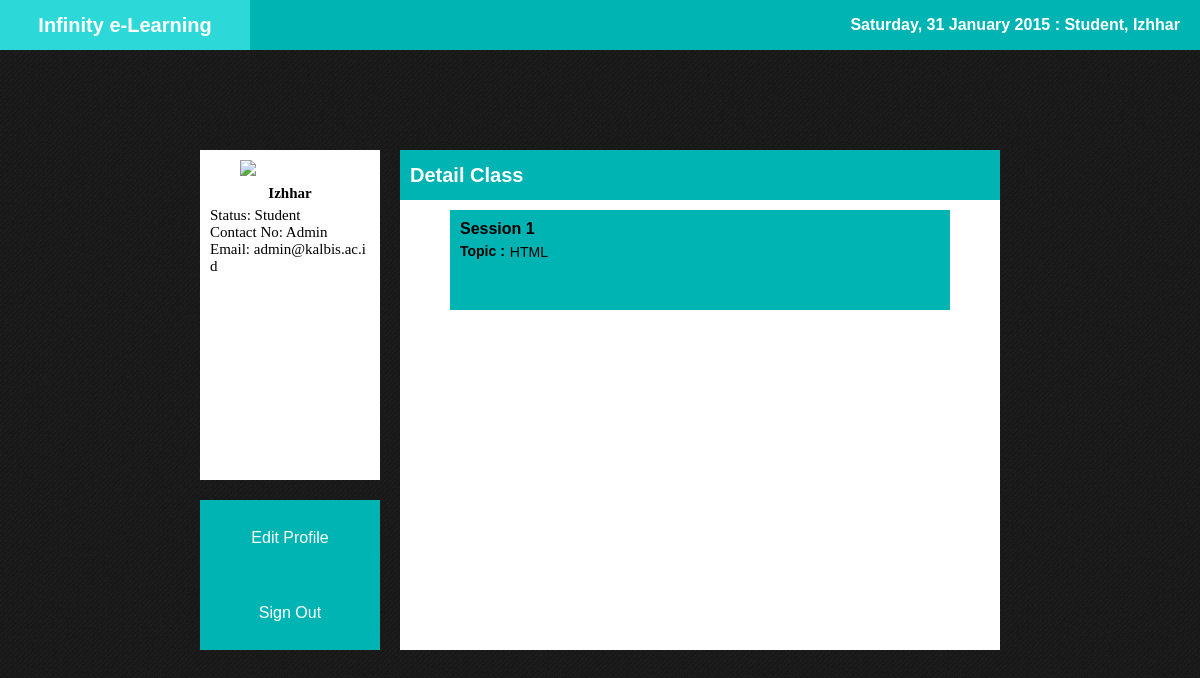
/modules/session_student.php?ID_HeaderMataKuliah=1 (signed in), run on the app's committed database.
### tables this page shows
CREATE TABLE IF NOT EXISTS `msuser` (
  `id` int(10) NOT NULL,
  `password` varchar(100) NOT NULL,
  `name` varchar(100) NOT NULL,
  `contact` varchar(13) NOT NULL,
  `email` varchar(100) NOT NULL,
  `status` varchar(100) NOT NULL
);

CREATE TABLE IF NOT EXISTS `mspertemuan` (
  `ID_HeaderMataKuliah` int(10) NOT NULL,
  `NamaMataKuliah` varchar(100) NOT NULL,
  `ID_Pertemuan` int(11) NOT NULL,
  `Topic` text NOT NULL,
  `Detail` text NOT NULL,
  `Tugas` text NOT NULL
);

### modules/session_student.php (the view, shortened to what this page needs)
<?php include ("../includes/db_connection.php"); ?>
<?php include ("../includes/functions.php"); ?>
<?php
	if(isset($_SESSION['login']) ) {
		$user = $_SESSION['login'];
?>
<?php
					$sql = "SELECT * FROM msuser WHERE id = '$user'";
					$result = mysqli_query($connection, $sql);
					if($row = mysqli_fetch_array($result)) {
				?>
<!DOCTYPE html>
<html>
<head>
    <link rel="stylesheet" href="../css/styles.css">
</head>
<body>
    <div id="top">
        <div id="home-link"><a href="home_student.php">Infinity e-Learning</a>
		</div>
		<div id="header">
			<?php echo waktu() . ': ' . $row['status'] . ', ' . $row['name']; ?>
		</div>
	</div>
    <div id="main">
        <div id="left">
            <div id="profile">
			<?php
					$hmt = $_GET['ID_HeaderMataKuliah'];
					$sql = "SELECT * FROM msuser WHERE id = '$user'";
					$result = mysqli_query($connection, $sql);
					if($row = mysqli_fetch_array($result)) {
				?>
				<div id="profile-img"><img src="#"/></div>
                <div id="profile-name"><?php echo $row['name']; ?></div>
                <div id="profile-desc">
					<div>Status: <?php echo $row['status']; ?> </div>
					<div>Contact No: <?php echo $row['contact']; ?> </div>
					<div>Email: <?php echo $row['email']; ?></div>
					<?php } ?><?php } ?>
                </div>
            </div>
            <div id="nav">
                <ul>
                    <li><a href="edit_profile.php">Edit Profile</a></li>
                    <li><a href="logout.php">Sign Out</a></li>
                </ul>
            </div>
        </div>
        <div id="right">
            <div id="select">
				<div id="select-head"><span>Detail Class</span></div>
				<div id="select-body">
				<?php
							$sql = "SELECT * FROM mspertemuan WHERE ID_HeaderMataKuliah = '$hmt'";
							$result = mysqli_query($connection, $sql);
							while($row = mysqli_fetch_assoc($result)) {
						?>
					<div class="select-page">
						<a href="view_matakuliah.php?ID_Pertemuan=<?php echo $row['ID_Pertemuan']; ?>&idh=<?php echo $_GET['ID_HeaderMataKuliah'];?> "/>
							<span class="class-title">
							Session
							<?php echo $row['ID_Pertemuan']; ?>
							</span>
							<label>Topic : </label>
							<span class="class-lecturer">
							<?php echo $row['Topic']; ?>
							</span>
					</div>
					<?php }?>
				</div>
			</div>
        </div>
    </div>
</body>
</html>
<?php
}else {
	header('Location: ../index.php');
}
?>

### css/styles.css (style rules this page uses)
body { padding: 0px; margin: 0px; background: url(../images/bg.png); font-family: verdana, sans-serif; }
#top { height: 50px; background: #00B4B4; }
#home-link { float: left; width: 250px; text-align: center; line-height: 50px; font-weight: bold; }
#home-link > a { display: block; text-decoration: none; color: #fff; font-family: verdana, sans-serif; font-size: 20px; }
#header { float: right; line-height: 50px; color: #fff; font-weight: bold; padding-right: 20px; }
#main { position: absolute; top: 50%; left: 50%; margin-left: -400px; margin-top: -250px; width: 800px; height: 500px; }
#left { position: absolute; top: 0px; left: 0px; height: 100%; width: 200px; widows: 100px; }
#right { position: absolute; top 0px; right: 0px; height: 100%; width: 600px; }
#home-link { font-family: Palatino Linotype; font-size: 25px; }
#profile { box-sizing: border-box; width: 180px; height: 330px; font-family: Verdana; font-size:15px; background: #fff; padding: 10px; word-break: break-all; word-wrap: break-word; }
#profile div { display: block; }
#profile-img > img { width: 100px; margin-left: 30px; }
#profile-name { text-align: center; font-weight: bold; padding: 5px; }
#nav { margin-top: 20px; width: 180px; height: 150px; background: #00B4B4; }
#nav ul { padding: 0px; list-style: none; }
#nav li { line-height: 75px; text-align: center; }
#nav a { display: block; text-decoration: none; color: #fff; }
#select { width: 100%; float: right; height: 100%; background: #fff; }
#select-head { position: absolute; box-sizing: border-box; top: 0px; left: 0px; width: 100%; height: 50px; line-height: 50px; background: #00B4B4; padding: 0px 10px; }
#select-head > span { color: #fff; font-weight: bold; font-size: 20px; float: left; }
#select-body { margin-top: 50px; height: 450px; overflow-x: hidden; overflow-y: scroll; }
.select-page { width: 500px; height: 100px; background: #00B4B4; margin: 10px auto 10px auto; }
.select-page > a { box-sizing: border-box; display: block; width: 100%; height: 100%; text-decoration: none; padding: 10px; }
.select-page .class-title { display: block; color: #000; font-weight: bold; margin-bottom: 5px; }
.select-page label { float: left; color: #000; font-weight: bold; padding-right: 5px; font-size: 14px; }
.select-page .class-lecturer { color: #000; font-size: 14px; }

### data on the page
msuser: status "Student", name "Izhhar", contact "Admin", email "admin@kalbis.ac.id"
mspertemuan: ID_Pertemuan "1", Topic "HTML"
